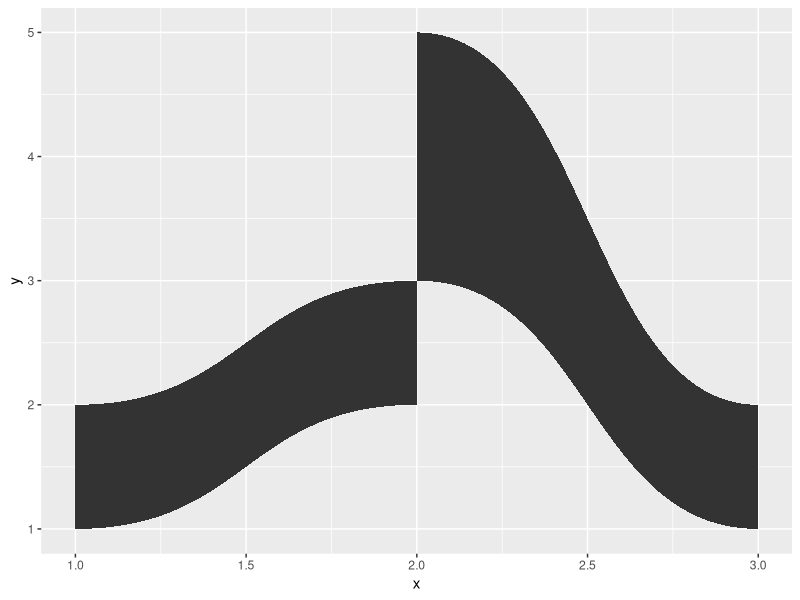
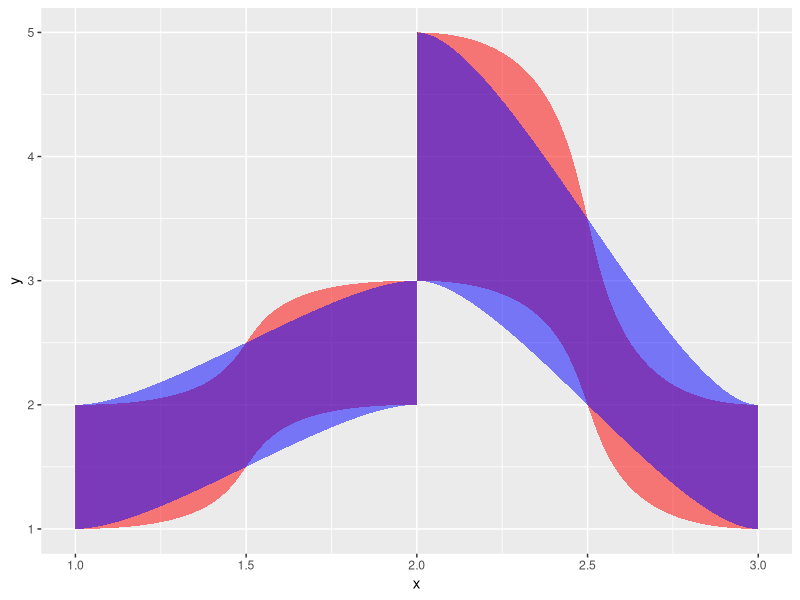
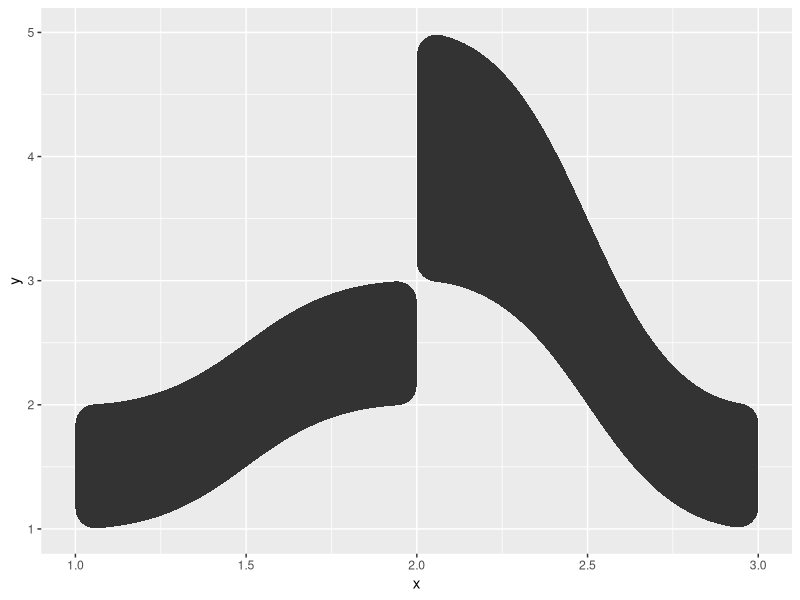

Here is the R script that generated these plots, in order:
library(ggforce)


### Name: geom_diagonal_wide
### Title: Draw an area defined by an upper and lower diagonal
### Aliases: geom_diagonal_wide stat_diagonal_wide

### ** Examples

data <- data.frame(
  x = c(1, 2, 2, 1, 2, 3, 3, 2),
  y = c(1, 2, 3, 2, 3, 1, 2, 5),
  group = c(1, 1, 1, 1, 2, 2, 2, 2)
)

ggplot(data) +
  geom_diagonal_wide(aes(x, y, group = group))

# The strength control the steepness
ggplot(data, aes(x, y, group = group)) +
  geom_diagonal_wide(strength = 0.75, alpha = 0.5, fill = 'red') +
  geom_diagonal_wide(strength = 0.25, alpha = 0.5, fill = 'blue')

# The diagonal_wide geom uses geom_shape under the hood, so corner rounding
# etc are all there
ggplot(data) +
  geom_diagonal_wide(aes(x, y, group = group), radius = unit(5, 'mm'))
